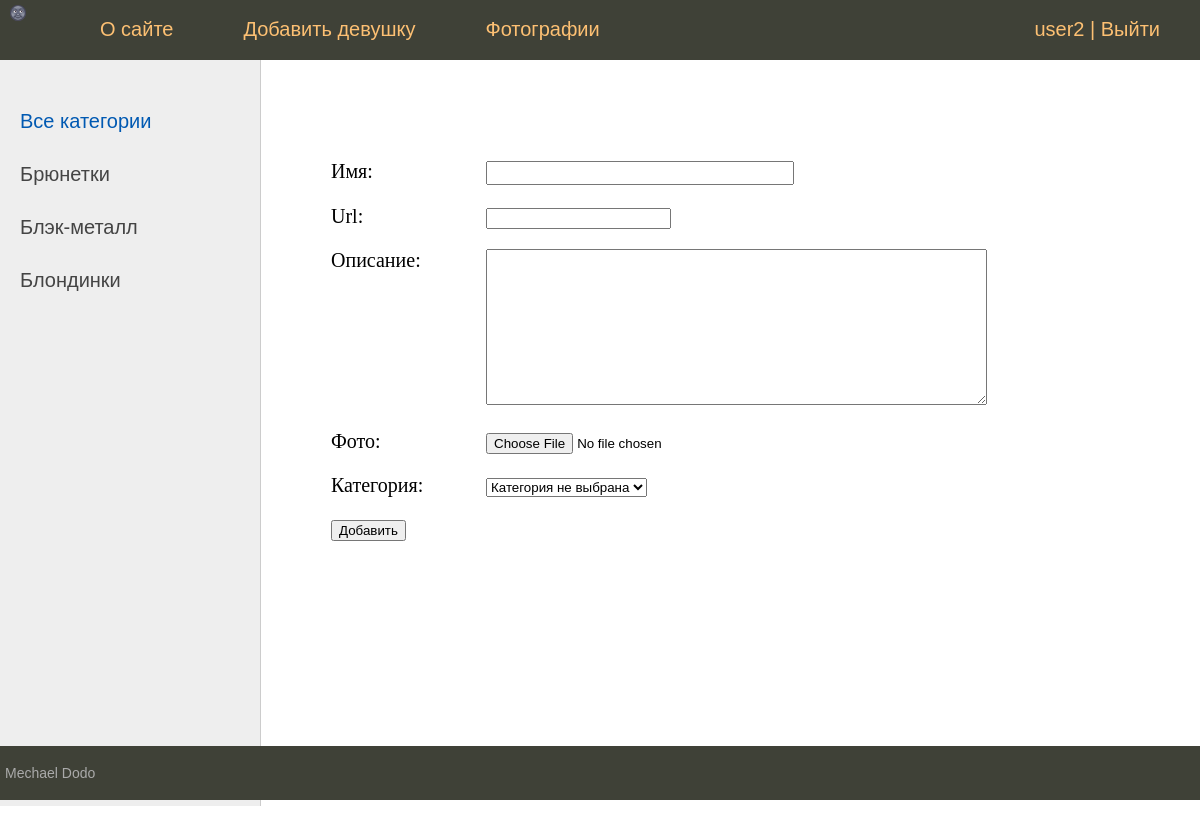
Page /new_girl/ (signed in) on the committed database.
### beautido_app/models.py (models this page shows)
class Category(models.Model):
    title = models.CharField(max_length=100, db_index=True)
    slug = models.SlugField(max_length=255, unique=True, db_index=True)
    def __str__(self):
        return self.title
    def get_absolute_url(self):
        return reverse('show_the_category', args=[self.slug, ])

### beautido_app/views.py (the view)
# urls.py: path('new_girl/', AddGirl.as_view(), name='add_girl'),
class AddGirl(LoginRequiredMixin, DataMixin, CreateView):
    form_class = AddGirlForm
    template_name = 'beautido_app/add_girl.html'
    success_url = reverse_lazy('home')
    login_url = reverse_lazy('home')
    def get_context_data(self, **kwargs):
        context = super().get_context_data(**kwargs)
        context_mix = self.get_user_context(title='Добавить девушку')
        return dict(list(context.items()) + list(context_mix.items()))

### beautido_app/forms.py (shortened to what this page needs)
class AddGirlForm(forms.ModelForm):
    def __init__(self, *args, **kwargs):
        super().__init__(*args, **kwargs)
        self.fields['category'].empty_label = 'Категория не выбрана'
    class Meta:
        model = Girl
        fields = ['title', 'slug', 'content', 'photo', 'category']   #'__all__'
        widgets = {
            'title': forms.TextInput(attrs={'class': 'form-input', }),
            'content': forms.Textarea(attrs={'cols': 60, 'rows': 10}),
        }

### beautido_app/templatetags/beautido_app_tags.py (called while the page is built)
@register.inclusion_tag('beautido_app/list_categories.html')
def show_categories(sort=None, cat_selected=0):
    if not sort:
        categories = Category.objects.annotate(Count('girls'))
    else:
        categories = Category.objects.order_by(sort)
    return {'categories': categories, 'cat_selected': cat_selected}

### beautido_app/utils.py (called while the page is built)
    def get_user_context(self, **kwargs):
        context = kwargs
        user_menu = menu.copy()
        if not self.request.user.is_authenticated:
            user_menu.pop(1)
        context['menu'] = user_menu
        if 'cat_selected' not in context:
            context['cat_selected'] = 0
        return context

### beautido_app/templates/beautido_app/add_girl.html (shortened to what this page needs)
{% extends 'beautido_app/base.html' %}
{% block content %}
    <form action="{% url 'add_girl' %}" method="post" enctype="multipart/form-data">
        {% for f in form %}
            <p>
                <label class="form-label" for="{{ f.id_for_label }}">{{ f.label }}:</label>
                {{ f }}
            </p>
        {% endfor %}
        <button type="submit">Добавить</button>
    </form>
{% endblock content %}

### beautido_app/templates/beautido_app/base.html (shortened to what this page needs)
{% load static %}
{% load beautido_app_tags %}
<!DOCTYPE html>
<html lang="en">
<head>
    <link type="text/css" href="{% static 'beautido_app/css/styles.css' %}" rel="stylesheet">
</head>
<body>
    <table class="table-page" border=0 cellpadding="0" cellspacing="0">
        <tr><td valign=top>
            {% block mainmenu %}
                <div class="header">
                    <ul id="mainmenu" class="mainmenu">
                        <li class="logo"><a href="{% url 'home' %}"><div class="logo"></div></a></li>
                        {% for m in menu %}
                                <li><a href="{% url m.url_name %}">{{m.title}}</a></li>
                        {% endfor %}
                        {% if request.user.is_authenticated %}
                            <li class="last">{{ user.username }} | <a href="{% url 'logout' %}">Выйти</a> </li>
                        {% else %}
                            <li class="last"><a href="{% url 'register' %}">Регистрация</a> | <a href="{% url 'login' %}">Войти</a></li>
                        {% endif %}
                    </ul>
                </div>
            {% endblock mainmenu %}
            <table class="table-content" border=0 cellpadding="0" cellspacing="0">
            <tr>
                {% load cache %}
                <td valign="top" class="left-chapters">
                    <ul id="leftchapters">
                        {% if cat_selected == 0 %}
                            <li class="selected">Все категории</li>
                        {% else %}
                            <li><a href="{% url 'home' %}">Все категории</a></li>
                        {% endif %}
                    {% cache 60 sidebar %}
                        {% show_categories sort='-title' cat_selected=cat_selected %}
                    {% endcache %}
                    </ul>
                </td>
                <td valign="top" class="content">
                    <div class="content-text">
                        {% block content %}
                        {% endblock content %}
                    </div>
                </td>
            </tr>
    </table>
    <tr><td valign=top>
        <div id="footer">
            <p>Mechael Dodo</p>
        </div>
    </td></tr>
    </table>
</body>
</html>

### beautido_app/templates/beautido_app/list_categories.html (shortened to what this page needs)
{% for category in categories %}
        {% if cat_selected == category.slug %}
            <li class="selected">{{ category.title }}</li>
        {% else %}
            <li><a href="{{ category.get_absolute_url }}">{{ category.title }}</a></li>
        {% endif %}
{% endfor %}

### beautido_app/static/beautido_app/css/styles.css (style rules this page uses)
html, body { font-family: 'Arial'; margin: 0; padding: 0; height: 100%; width: 100%; color: #444; }
a { color: #0059b2; text-decoration: none; }
.table-page { width: 100%; height: 100%; vertical-align: top; }
.table-page tr { height: 100%; }
.header { background: #3F4137; height: 60px; }
.logo { background: url('../images/logo.png') no-repeat 10px 5px; width: 70px; height: 60px; }
ul.mainmenu { list-style: none; margin: 0; padding: 0; height: 60px; color: #fdc073; font-size: 20px; overflow: hidden; }
ul.mainmenu li { float: left; margin: 18px 40px 0 30px; }
ul.mainmenu li.logo { margin: 0; }
ul.mainmenu li.last { float: right; }
ul.mainmenu li a { color: #fdc073; text-decoration: none; }
.table-content { width: 100%; min-height: 100%; height: 100%; }
.left-chapters { margin: 0; background: #eee; border-right: 1px solid #ccc; min-height: 100%; }
.left-chapters ul { width: 230px; min-height: 100%; margin: 0; padding: 20px 10px 10px 20px; list-style: none; font-size: 20px; }
.left-chapters ul li { margin: 30px 0 0 0; color: #999; }
.left-chapters ul li.selected { color: #0059b2; }
.left-chapters ul li a { color: #444; text-decoration: none; }
.content { padding: 40px 20px 20px 40px; width: 100%; box-sizing: border-box; }
.content-text { margin: 60px 0 0 30px; color: #000; font-size: 20px; font-family: Yandex Sans Display Light; }
#footer { box-sizing: border-box; background: #3F4137; padding: 5px; color: #aaa; font-size: 14px; font-family: Verdana, Geneva, Arial, Helvetica; text-align: left; overflow: hidden; }
.form-input { width: 300px; font-size: 16px; }
.form-label { display: inline-block; min-width: 150px; vertical-align: top; }

### rows in the picture
Category: title "Брюнетки"
Category: title "Блэк-металл"
Category: title "Блондинки"

### other values in the picture
{{ m.title }} "О сайте" "Добавить девушку" "Фотографии"
{{ user.username }} "user2"
{{ f.label }} "Имя" "Url" "Описание" "Фото" "Категория"
